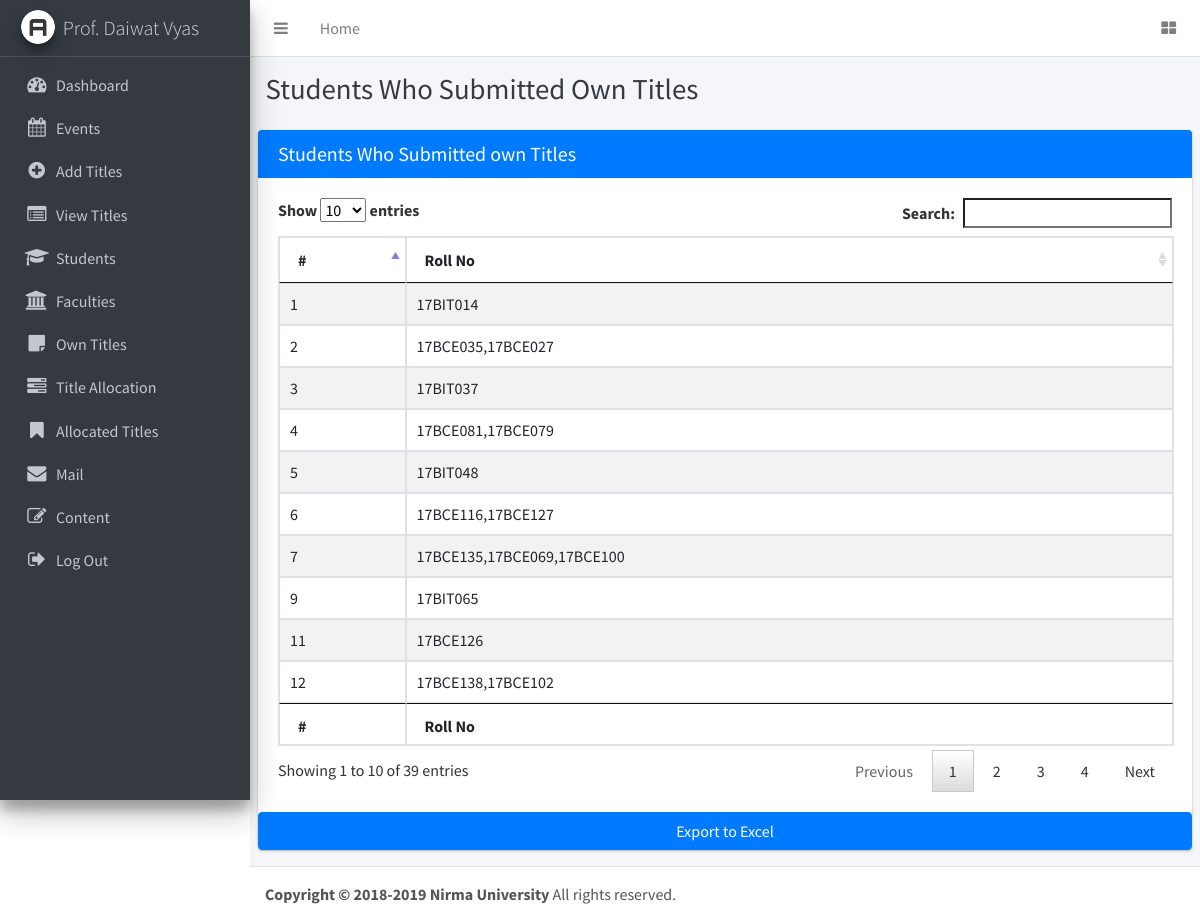
The page /coordinator/studentsOwnTitles.php (signed in) on the database its author committed.
### tables this page shows
CREATE TABLE `own_titles` (
  `id` int(11) NOT NULL AUTO_INCREMENT,
  `title` varchar(64) NOT NULL,
  `description` varchar(1500) NOT NULL,
  `domain` varchar(64) NOT NULL,
  `type` varchar(64) NOT NULL,
  `roll_no` varchar(100) NOT NULL,
  `faculty` varchar(100) NOT NULL,
  `students` int(11) NOT NULL,
  `flag` int(11) NOT NULL DEFAULT 0,
  `remarks` varchar(150) NOT NULL,
  PRIMARY KEY (`id`)
);

### coordinator/DBController.php (called while the page is built)
<?php
class DBController {
	private $host = "localhost";
	private $user = "root";
	private $password = "";
	private $database = "dhruval_5ceitmp2";
	private $conn;
        function __construct() {
        $this->conn = $this->connectDB();
	}
	function connectDB() {
		$conn = mysqli_connect($this->host,$this->user,$this->password,$this->database);
		return $conn;
	}
        function runQuery($query) {
                $result = mysqli_query($this->conn,$query);
                while($row=mysqli_fetch_assoc($result)) {
                $resultset[] = $row;
                }
                if(!empty($resultset))
                return $resultset;
	}
}
?>

### coordinator/studentsOwnTitles.php (the view, shortened to what this page needs)
<?php
include 'DBController.php';
$db_handle = new DBController();
$productResult = $db_handle->runQuery("SELECT id,roll_no FROM own_titles");
?>
<!DOCTYPE html>
<html>
<head>
    <link rel="stylesheet" href="https://maxcdn.bootstrapcdn.com/font-awesome/4.4.0/css/font-awesome.min.css">
    <link rel="stylesheet" href="https://code.ionicframework.com/ionicons/2.0.1/css/ionicons.min.css">
    <link rel="stylesheet" href="../plugins/datatables/jquery.dataTables.css">
    <link rel="stylesheet" href="../dist/css/adminlte.min.css">
</head>
<body class="hold-transition sidebar-mini">
    <div class="wrapper">
        <nav class="main-header navbar navbar-expand bg-white navbar-light border-bottom">
            <ul class="navbar-nav">
                <li class="nav-item">
                    <a class="nav-link" data-widget="pushmenu" href="#"><i class="fa fa-bars"></i></a>
                </li>
                <li class="nav-item d-none d-sm-inline-block">
                    <a href="index.php" class="nav-link">Home</a>
                </li>
            </ul>
            <ul class="navbar-nav ml-auto">
                <li class="nav-item">
                    <a class="nav-link" data-widget="control-sidebar" data-slide="true" href="#">
                        <i class="fa fa-th-large"></i>
                    </a>
                </li>
            </ul>
        </nav>
        <?php include 'menu.php'; ?>
 <div class="content-wrapper">
        <div class="content-header">
            <div class="container-fluid">
                <div class="row mb-2">
                    <div class="col-sm-6">
                        <h1 class="m-0 text-dark">Students Who Submitted Own Titles</h1>
                    </div>
                    <div class="col-sm-6">
                    </div>
                </div>
            </div>
        </div>
        <section class="content">
            <div class="row">
                <div class="container-fluid">
                    <div class="row">
                        <div class="col md-12">
                            <div class="card card-primary">
                                <div class="card-header">
                                    <h3 class="card-title">Students Who Submitted own Titles</h3>
                                </div>
                                <div class="card-body">
                                      <table id="example1" class="table table-bordered table-striped">
                                        <thead>
                                        <tr>
                                          <th>#</th>
                                          <th>Roll No</th>
                                        </tr>
                                        </thead>
                                        <tbody>
                                        <?php
            if (! empty($productResult)) {
                foreach ($productResult as $key => $value) {
                    ?>
                     <tr>
                    <td><?php echo $productResult[$key]["id"]; ?></td>
                    <td><?php echo $productResult[$key]["roll_no"]; ?></td>
                </tr>
             <?php
                }
            }
            ?>
                                    </tbody>
                                    <tfoot>
                                        <tr>
                                          <th>#</th>
                                          <th>Roll No</th>
                                        </tr>
                                    </tfoot>
                                      </table>
                                </div>
                                <div class="row">
                                    <div class="col-lg-12">
                                    <form action="" method="post">
                                        <button type="submit" id="btnExport"
                                            name='export' value="Export to Excel"
                                            class="btn btn-primary btn-block">Export to Excel
                                        </button>
                                    </form>
                                    </div>
                                </div>
                            </div>
                        </div>
                    </div>
                </div>
            </div>
        </section>
        </div>
<footer class="main-footer">
    <strong>Copyright &copy; 2018-2019 Nirma University</strong> All rights
    reserved.
</footer>
</div>
</body>
</html>

### rows shown on the page
own_titles: id "1", roll_no "17BIT014"
own_titles: id "2", roll_no "17BCE035,17BCE027"
own_titles: id "3", roll_no "17BIT037"
own_titles: id "4", roll_no "17BCE081,17BCE079"
own_titles: id "5", roll_no "17BIT048"
own_titles: id "6", roll_no "17BCE116,17BCE127"
own_titles: id "7", roll_no "17BCE135,17BCE069,17BCE100"
own_titles: id "9", roll_no "17BIT065"
own_titles: id "11", roll_no "17BCE126"
own_titles: id "12", roll_no "17BCE138,17BCE102"

### other values the page prints
$_SESSION['coordinatorusername'] "Prof. Daiwat Vyas"
